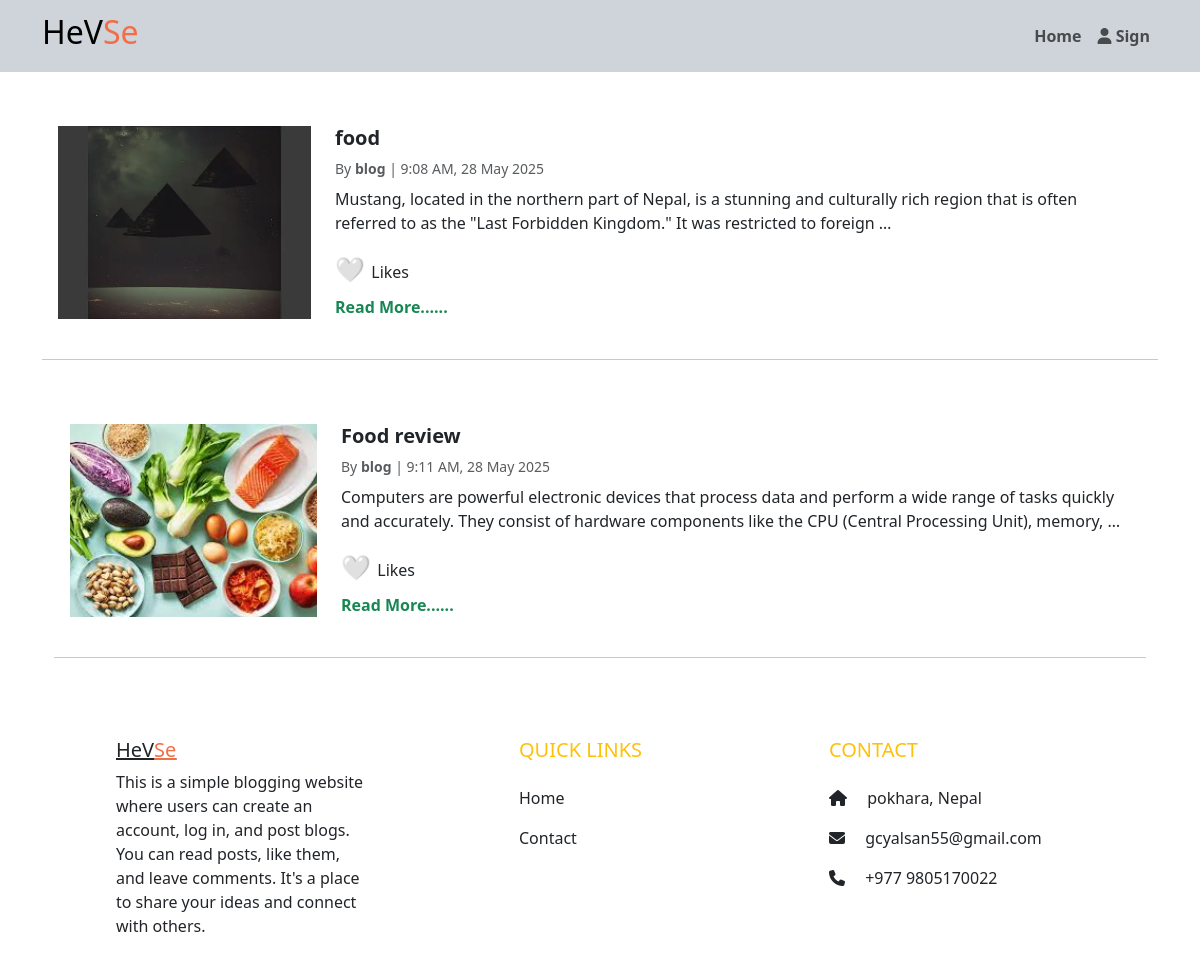
The page /category/Food/ on the database its author committed.
### blog/models.py (models this page shows, shortened)
class Article(models.Model):
    title = models.CharField(max_length=200)
    content = models.TextField()
    author = models.ForeignKey(User, on_delete=models.CASCADE)
    date = models.DateTimeField(auto_now_add=True)
    image = models.ImageField(upload_to='blog_images/', blank=True, null=True)
    category = models.ForeignKey(Category, on_delete=models.CASCADE, related_name='Article')
    likes = models.ManyToManyField(User, related_name='liked_articles', blank=True)

### blog/views.py (the view)
# urls.py: path('category/<str:cat_name>/', views.categoryview, name='category'),
def categoryview(request, cat_name):
    category = get_object_or_404(Category, name=cat_name)
    category_articles = Article.objects.filter(category=category)
    return render(request, 'categories.html', {
        'category': category,
        'category_articles': category_articles,
    })

### Templates/categories.html (shortened to what this page needs)
{% load static %}
{% block content %}
{% include "header.html" %}
<link href="https://cdn.jsdelivr.net/npm/bootstrap@5.3.0/dist/css/bootstrap.min.css" rel="stylesheet">
  <h2 class="text-center m-4">Latest Articles</h2>
{% for category in category_articles %}
<div class="container my-5">
    <div class="row blog-post mb-4 p-3">
      <div class="col-md-3 d-flex align-items-center justify-content-center mb-3 mb-md-0">{% if  category.image %}
          <img src="{{  category.image.url }}" alt="Post Image" class="" style="width: 100%;
            height: 100%;
            object-fit: cover;
        }">
        {% endif %}
      </div>
      <div class="col-md-9">
        <h5 class="fw-bold">{{  category.title }}</h5>
        <p class="text-muted mb-1">
          <p class="text-muted small mb-2">
          By <strong>{{  category.author.username }}</strong> |
          {% load tz %}
          {% timezone "Asia/Kathmandu" %}
            {{  category.date|date:"g:i A, d M Y" }}
          {% endtimezone %}
        </p>
        <p>{{  category.content|truncatewords:30 }}</p>
        <div id="like-section-{{ category.id }}" class="mb-2">
          <span class="like-emoji" data-id="{{ category.id }}" style="cursor: pointer; font-size: 1.5rem;">
            {% if user in  category.likes.all %}
              ❤️
            {% else %}
              🤍
            {% endif %}
          </span>
           Likes
        </div>
        <a href="{% url 'article_detail'  category.pk %}#comment-section" class="text-decoration-none text-success fw-bold text-primary-hover">
          Read More......
        </a>
      </div>
    </div>
    <hr>
  {% empty %}
    <p class="text-center">No blog posts available.</p>
  {% endfor %}
</div>
{% endblock %}
{% include "footer.html" %}

### rows shown on the page
Article: image (picture), title "food", author.username "blog", date "9:08 AM, 28 May 2025", content "Mustang, located in the northern part of Nepal, is a stunning and culturally rich region that is often referred to as the \"Last Forbidden Kingdom.\" It was restricted to foreign …"
Article: image (picture), title "Food review", author.username "blog", date "9:11 AM, 28 May 2025", content "Computers are powerful electronic devices that process data and perform a wide range of tasks quickly and accurately. They consist of hardware components like the CPU (Central Processing Unit), memory, …"
